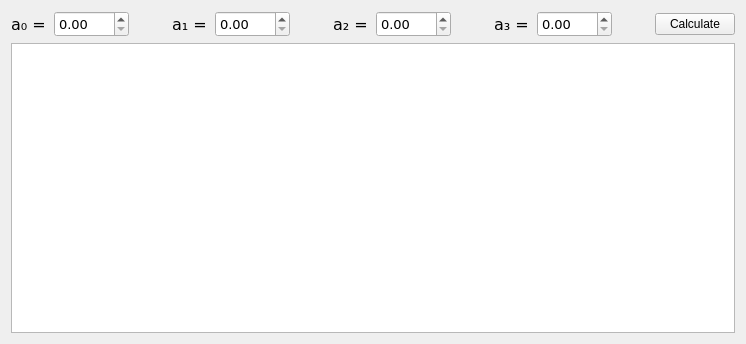
<?xml version="1.0" encoding="UTF-8"?>
<ui version="4.0">
 <class>GUIClass</class>
 <widget class="QWidget" name="GUIClass">
  <property name="geometry">
   <rect>
    <x>0</x>
    <y>0</y>
    <width>746</width>
    <height>344</height>
   </rect>
  </property>
  <property name="windowTitle">
   <string>GUI</string>
  </property>
  <layout class="QVBoxLayout" name="verticalLayout">
   <item>
    <layout class="QHBoxLayout" name="horizontalLayout" stretch="0,3,0,0,3,0,0,3,0,0,3,0,2">
     <property name="spacing">
      <number>3</number>
     </property>
     <item>
      <widget class="QLabel" name="label">
       <property name="font">
        <font>
         <family>Verdana</family>
         <pointsize>12</pointsize>
        </font>
       </property>
       <property name="text">
        <string>a₀ = </string>
       </property>
      </widget>
     </item>
     <item>
      <widget class="QDoubleSpinBox" name="a_0">
       <property name="font">
        <font>
         <family>Verdana</family>
         <pointsize>10</pointsize>
        </font>
       </property>
      </widget>
     </item>
     <item>
      <spacer name="horizontalSpacer">
       <property name="orientation">
        <enum>Qt::Horizontal</enum>
       </property>
       <property name="sizeHint" stdset="0">
        <size>
         <width>40</width>
         <height>20</height>
        </size>
       </property>
      </spacer>
     </item>
     <item>
      <widget class="QLabel" name="label_4">
       <property name="font">
        <font>
         <family>Verdana</family>
         <pointsize>12</pointsize>
        </font>
       </property>
       <property name="text">
        <string>a₁ = </string>
       </property>
      </widget>
     </item>
     <item>
      <widget class="QDoubleSpinBox" name="a_1">
       <property name="font">
        <font>
         <family>Verdana</family>
         <pointsize>10</pointsize>
        </font>
       </property>
      </widget>
     </item>
     <item>
      <spacer name="horizontalSpacer_2">
       <property name="orientation">
        <enum>Qt::Horizontal</enum>
       </property>
       <property name="sizeHint" stdset="0">
        <size>
         <width>40</width>
         <height>20</height>
        </size>
       </property>
      </spacer>
     </item>
     <item>
      <widget class="QLabel" name="label_2">
       <property name="font">
        <font>
         <family>Verdana</family>
         <pointsize>12</pointsize>
        </font>
       </property>
       <property name="text">
        <string>a₂ = </string>
       </property>
      </widget>
     </item>
     <item>
      <widget class="QDoubleSpinBox" name="a_2">
       <property name="font">
        <font>
         <family>Verdana</family>
         <pointsize>10</pointsize>
        </font>
       </property>
      </widget>
     </item>
     <item>
      <spacer name="horizontalSpacer_3">
       <property name="orientation">
        <enum>Qt::Horizontal</enum>
       </property>
       <property name="sizeHint" stdset="0">
        <size>
         <width>40</width>
         <height>20</height>
        </size>
       </property>
      </spacer>
     </item>
     <item>
      <widget class="QLabel" name="label_3">
       <property name="font">
        <font>
         <family>Verdana</family>
         <pointsize>12</pointsize>
        </font>
       </property>
       <property name="text">
        <string>a₃ = </string>
       </property>
      </widget>
     </item>
     <item>
      <widget class="QDoubleSpinBox" name="a_3">
       <property name="font">
        <font>
         <family>Verdana</family>
         <pointsize>10</pointsize>
        </font>
       </property>
      </widget>
     </item>
     <item>
      <spacer name="horizontalSpacer_4">
       <property name="orientation">
        <enum>Qt::Horizontal</enum>
       </property>
       <property name="sizeHint" stdset="0">
        <size>
         <width>40</width>
         <height>20</height>
        </size>
       </property>
      </spacer>
     </item>
     <item>
      <widget class="QPushButton" name="calculate">
       <property name="text">
        <string>Calculate</string>
       </property>
      </widget>
     </item>
    </layout>
   </item>
   <item>
    <widget class="QTableWidget" name="tableWidget"/>
   </item>
  </layout>
 </widget>
 <layoutdefault spacing="6" margin="11"/>
 <resources>
  <include location="GUI.qrc"/>
 </resources>
 <connections/>
</ui>
